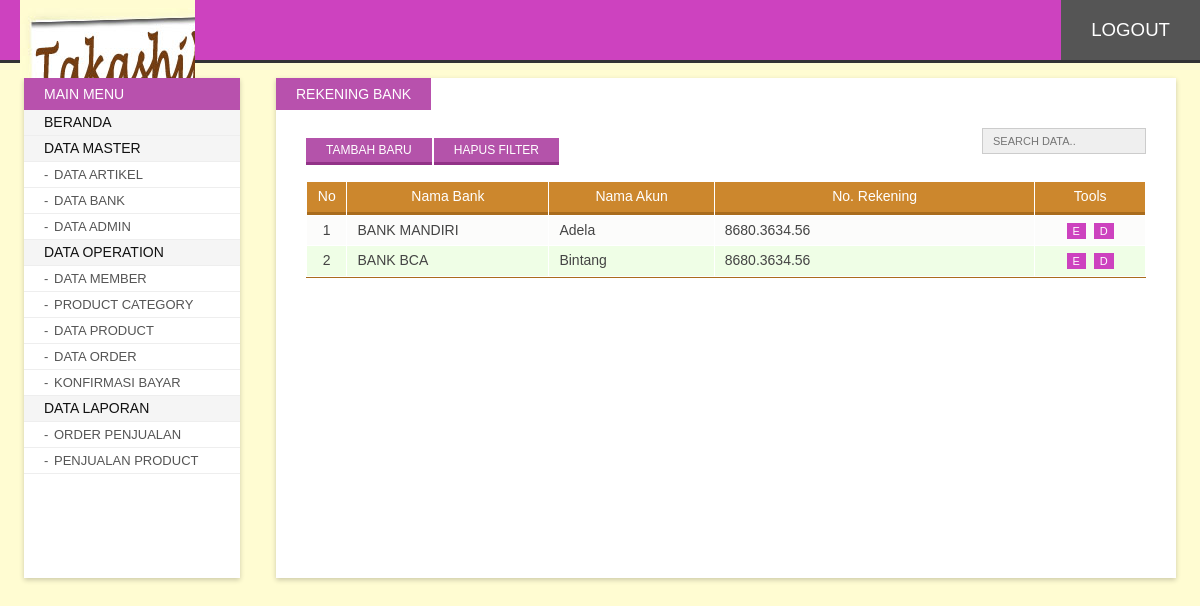
Screenshot of /admin/index.php?p=bank (signed in) with the database file from the repository.
### tables this page shows
CREATE TABLE `bank` (
  `id` int(10) NOT NULL,
  `nama_bank` varchar(50) DEFAULT NULL,
  `nama_akun` varchar(50) DEFAULT NULL,
  `no_rekening` varchar(50) DEFAULT NULL
);

### admin/content/bank.php (the view, shortened to what this page needs)
<?php
	$limit = 10;
	if(isset($_GET['h'])){
		$page = $_GET['h'];
   		$offset = $limit * ($page - 1);
	} else {
		$offset = 0;
	}
	$search = "";
	$resQry = "SELECT * FROM bank
		WHERE 0=0 ".$search."
		ORDER BY id DESC
		LIMIT ".$offset.",".$limit;
	$results = mysql_query($resQry);
	$countResults = mysql_num_rows($results);
?>
<span class="page-title">Rekening Bank</span>
<div class="inner">
<div class="searchform">
	<form action="index.php" method="get">
   	  <input type="text" value="<?php echo isset($_GET['s'])?$_GET['s']:'';?>" id="search" name="s" placeholder="Search data..">
    </form>
</div>
<a class="addButton button" href="?p=addBank" title="Add New Record">Tambah Baru</a>
<a class="addButton button" href="?p=<?php echo $_GET['p'];?>" title="Clear Filter">Hapus Filter</a>
<div class="clr"></div><br>
<table id="listTable" width="100%" cellpadding="5" cellspacing="1">
<thead>
    <tr>
    	<td width="2%">No</td>
        <td width="22%">Nama Bank</td>
        <td width="18%">Nama Akun</td>
        <td width="35%">No. Rekening</td>
        <td width="12%">Tools</td>
    </tr>
</thead>
<tbody>
	<?php
	if($countResults > 0){
		$i = 1;
		while($r = mysql_fetch_array($results)){
	?>
	<tr class="<?php echo ($i%2)==0?'odd':'';?>">
    	<td align="center"><?php echo $i;?></td>
        <td><?php echo $r['nama_bank'];?></td>
        <td><?php echo $r['nama_akun'];?></td>
        <td><?php echo $r['no_rekening'];?></td>
      <td align="center">
        	<a class="bTools" href="?p=edBank&id=<?php echo $r['id'];?>" title="Edit">E</a>
            <a class="bTools" href="?p=delBank&id=<?php echo $r['id'];?>" title="Delete" onClick="return confirm('Hapus record <?php echo $r['nama_bank'];?> ?');">D</a>
        </td>
    </tr>
    <?php $i++; }
	} else  {
    ?>
    <tr>
    	<td colspan="5" align="center">Record Not Available</td>
    </tr>
    <?php } ?>
</tbody>
</table>
</div>

### admin/asset/css/style.css (style rules this page uses)
body#bd { font-family:Calibri, Arial, Helvetica, sans-serif; background:#fffcd2; overflow-y:scroll; font-size:14px; color:#333; padding:0; margin:0; }
.button, .button:hover, .button:focus, .animate, .animate:hover, .pagination li a, .pagination li a:hover, .navigation ul li a, .navigation ul li a:hover, .searchform #search, .searchform #search:focus, #listTable tbody tr, #listTable tbody tr:hover { -webkit-transition: all 0.3s ease-in-out; -moz-transition: all 0.3s ease-in-out; -ms-transition: all 0.3s ease-in-out; -o-transition: all 0.3s ease-in-out; transition: all 0.3s ease-in-out; }
a { text-decoration:none; color:#993300; }
.button { background:#b453aa; color:#fff; font-size:12px; padding:5px 20px; border:none; cursor:pointer; text-transform:uppercase; margin:10px 2px 0 0; border-bottom:solid 3px #923388; }
.addButton { float:left; }
div.contentwrap span.page-title { text-transform:uppercase; background:#b851ad; padding:8px 20px; position:absolute; color:#fff; left:0; top:0; }
div.contentwrap > .inner { margin:0 30px; font-size:14px; padding:50px 0 30px; }
div.searchform { float:right; }
div.searchform #search { border:solid 1px #ccc; background:#efefef; padding:6px 10px; outline:none; font-size:11px; font-family:inherit; text-transform:uppercase; }
#listTable { background:#fff; border-bottom:solid 1px #a96c1d; }
#listTable thead tr td { background:#cc872d; text-align:center; color:#fff; padding:5px 10px; line-height:1.4; position:relative; border-bottom:solid 3px #a96c1d; }
#listTable tbody tr { background:#fcfcfb; }
#listTable tbody tr td { color:#444; padding:5px 10px; line-height:1.4; }
#listTable tbody tr.odd { background:#effee6; }
a.bTools { background:#cd42bf; color:#fff; font-size:11px; padding:2px 6px; margin:0 2px; }

### rows the page displays
bank: nama_bank "BANK MANDIRI", nama_akun "Adela", no_rekening "8680.3634.56"
bank: nama_bank "BANK BCA", nama_akun "Bintang", no_rekening "8680.3634.56"
